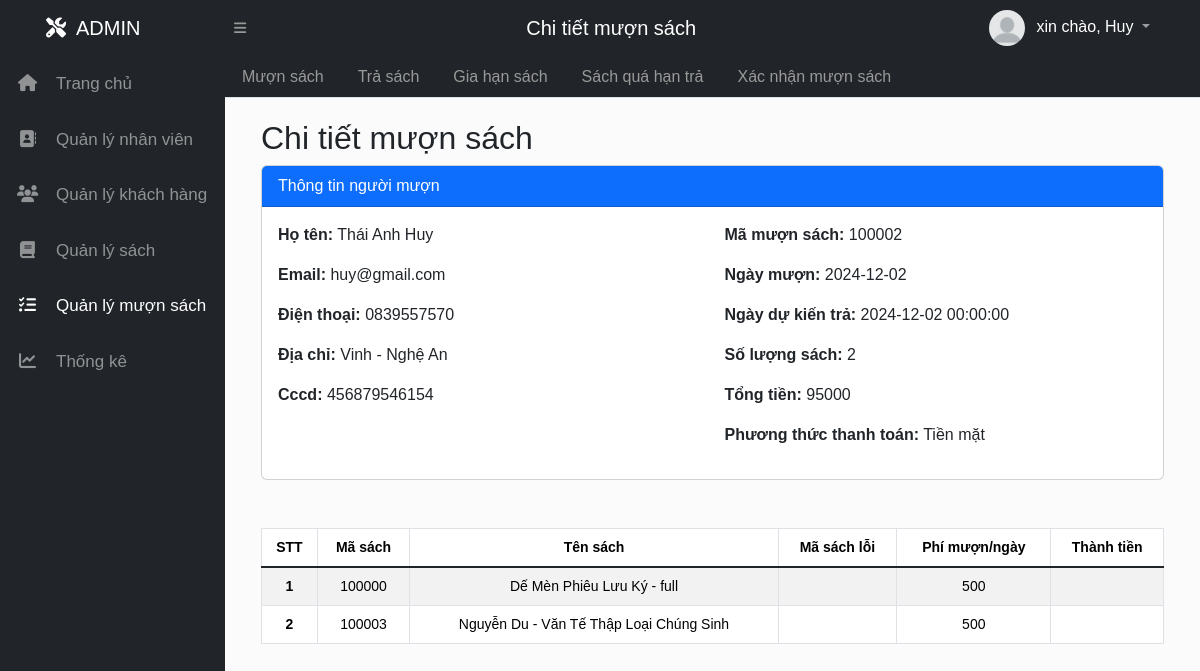
Page /Admin/ql_muon_sach/detail_view?mamuonsach=100002 (signed in) on the committed database.
### tables this page shows
CREATE TABLE `muonsach` (
  `MaMuonSach` int(11) NOT NULL AUTO_INCREMENT,
  `MaTaiKhoan` int(11) DEFAULT NULL,
  `NgayMuon` date DEFAULT curdate(),
  `NgayDuKienTra` datetime DEFAULT NULL,
  `HanTra` datetime DEFAULT NULL,
  `NgayGiaHan` datetime DEFAULT NULL,
  `NgayTraThuc` datetime DEFAULT NULL,
  `SoLuongSachMuon` int(3) DEFAULT 0,
  `TongTien` double DEFAULT 0,
  `TrangThai` enum('Đang mượn','Đã trả','Chờ xác nhận','Đang vận chuyển','Gia hạn') DEFAULT 'Đang mượn',
  `PhuongThucThanhToan` enum('Chuyển khoản','Tiền mặt','Tiền trong tài khoản thư viện') DEFAULT 'Tiền mặt',
  `CreatedAt` datetime DEFAULT current_timestamp(),
  `UpdatedAt` datetime DEFAULT current_timestamp() ON UPDATE current_timestamp(),
  PRIMARY KEY (`MaMuonSach`),
  KEY `MaTaiKhoan` (`MaTaiKhoan`),
  CONSTRAINT `muonsach_ibfk_1` FOREIGN KEY (`MaTaiKhoan`) REFERENCES `taikhoan` (`MaTaiKhoan`) ON DELETE CASCADE
);

CREATE TABLE `taikhoan` (
  `MaTaiKhoan` int(11) NOT NULL AUTO_INCREMENT,
  `TenDangNhap` varchar(50) DEFAULT NULL,
  `MatKhauHash` varchar(255) DEFAULT NULL,
  `MaVaiTro` int(11) DEFAULT 1,
  `MaTrangThai` int(11) DEFAULT 3,
  `HoTen` varchar(100) DEFAULT NULL,
  `Email` varchar(100) DEFAULT NULL,
  `Cccd` varchar(13) DEFAULT NULL,
  `DienThoai` varchar(20) DEFAULT NULL,
  `DiaChi` varchar(255) DEFAULT NULL,
  `URL_HinhNguoiDung` varchar(255) DEFAULT NULL,
  `CreatedAt` datetime DEFAULT current_timestamp(),
  `UpdatedAt` datetime DEFAULT current_timestamp() ON UPDATE current_timestamp(),
  PRIMARY KEY (`MaTaiKhoan`),
  UNIQUE KEY `TenDangNhap` (`TenDangNhap`),
  UNIQUE KEY `Email` (`Email`),
  UNIQUE KEY `Cccd` (`Cccd`),
  KEY `MaVaiTro` (`MaVaiTro`),
  KEY `MaTrangThai` (`MaTrangThai`),
  CONSTRAINT `taikhoan_ibfk_1` FOREIGN KEY (`MaVaiTro`) REFERENCES `vaitro` (`MaVaiTro`),
  CONSTRAINT `taikhoan_ibfk_2` FOREIGN KEY (`MaTrangThai`) REFERENCES `trangthai` (`MaTrangThai`)
);

CREATE TABLE `chitietmuonsach` (
  `MaChiTietMuon` int(11) NOT NULL AUTO_INCREMENT,
  `MaMuonSach` int(11) DEFAULT NULL,
  `MaSachCaBiet` int(11) DEFAULT 0,
  `MaSach` int(11) DEFAULT NULL,
  `GiaMuon_Ngay` double DEFAULT NULL,
  `ThanhTien` double DEFAULT NULL,
  `TrangThai` enum('Đang mượn','Đã trả','Gia hạn','Chờ xác nhận') DEFAULT 'Đang mượn',
  `CreatedAt` datetime DEFAULT current_timestamp(),
  `UpdatedAt` datetime DEFAULT current_timestamp() ON UPDATE current_timestamp(),
  PRIMARY KEY (`MaChiTietMuon`),
  KEY `MaSachCaBiet` (`MaSachCaBiet`),
  KEY `MaSach` (`MaSach`),
  KEY `chitietmuonsach_ibfk_1` (`MaMuonSach`),
  CONSTRAINT `chitietmuonsach_ibfk_1` FOREIGN KEY (`MaMuonSach`) REFERENCES `muonsach` (`MaMuonSach`) ON DELETE CASCADE,
  CONSTRAINT `chitietmuonsach_ibfk_2` FOREIGN KEY (`MaSachCaBiet`) REFERENCES `sachcabiet` (`MaSachCaBiet`) ON DELETE CASCADE,
  CONSTRAINT `chitietmuonsach_ibfk_3` FOREIGN KEY (`MaSach`) REFERENCES `sach` (`MaSach`) ON DELETE SET NULL
);

CREATE TABLE `sach` (
  `MaSach` int(11) NOT NULL AUTO_INCREMENT,
  `TenSach` varchar(255) DEFAULT NULL,
  `MoTa` text DEFAULT NULL,
  `NhaXuatBan` varchar(100) DEFAULT NULL,
  `NgayXuatBan` date DEFAULT NULL,
  `ISBN` varchar(20) DEFAULT NULL,
  `URL_HinhSach` varchar(255) DEFAULT NULL,
  `LuotLuu` int(11) DEFAULT 0,
  `LuotXem` int(11) DEFAULT 0,
  `LuotThich` int(11) DEFAULT 0,
  `CoLoi` tinyint(1) DEFAULT 0,
  `ViTriSach` varchar(100) DEFAULT NULL,
  `GhimSach` tinyint(1) DEFAULT 0,
  `MaBoSach` int(11) DEFAULT NULL,
  `TongSL` int(11) NOT NULL,
  `SLConLai` int(11) NOT NULL,
  `DonGia` double DEFAULT NULL,
  `CreatedAt` datetime DEFAULT current_timestamp(),
  `UpdatedAt` datetime DEFAULT current_timestamp() ON UPDATE current_timestamp(),
  PRIMARY KEY (`MaSach`),
  KEY `MaBoSach` (`MaBoSach`),
  CONSTRAINT `sach_ibfk_1` FOREIGN KEY (`MaBoSach`) REFERENCES `bosach` (`MaBoSach`) ON DELETE SET NULL
);

### View/Admin/index.php (called while the page is built, shortened)
<?php
    include('../../config.php');
    if (isset($_GET['mod'])) {
        switch ($_GET['mod']) {
            case 'ql_muon_sach':
                $ctrl_name = "c_ad_ql_muon_tra";
                break;
        }
        include_once '../../controller/c_admin/'.$ctrl_name.'.php';
    } else{
        header('Location: ?mod=home&act=home');
    }
?>

### Model/library.php (called while the page is built, shortened)
<?php
    function connectdb(){
        $servername = "localhost";
        $username   = "root";
        $password   = "";
        $dbname     = "ql_thuvien";
        $conn   = mysqli_connect($servername, $username, $password, $dbname);
        return $conn;
    }
    function get_one($sql)
    {
        $conn = connectdb();
        $result = mysqli_query($conn, $sql);
        $result = mysqli_fetch_assoc($result);
        return $result;
    }
?>

### Model/m_admin/m_ad_ql_muon_tra.php (called while the page is built, shortened)
<?php
include "../../Model/library.php";
    function get_One_MuonSach($mamuonsach){
        return get_one("SELECT * FROM muonsach
        LEFT JOIN taikhoan on muonsach.MaTaiKhoan = taikhoan.MaTaiKhoan
        WHERE MaMuonSach = $mamuonsach");
    }
    function get_chitiet_muonsach($mamuonsach){
        $conn = connectdb();
        $sql = "SELECT chitietmuonsach.*, sach.TenSach, sachcabiet.SoHieuBanSao
                FROM chitietmuonsach
                LEFT JOIN sach ON chitietmuonsach.MaSach = sach.MaSach
                LEFT JOIN muonsach ON chitietmuonsach.MaMuonSach = muonsach.MaMuonSach
                LEFT JOIN sachcabiet ON chitietmuonsach.MaSachCaBiet = sachcabiet.MaSachCaBiet
                WHERE chitietmuonsach.MaMuonSach = ?";
        $stmt = $conn->prepare($sql);
        $stmt->bind_param("i", $mamuonsach);
        $stmt->execute();
        $result = $stmt->get_result();
        $list = [];
        while ($row = $result->fetch_assoc()) {
            array_push($list, $row);
        }
        return $list;
    }
?>

### View/Admin/home/muontrasach/muonsach/detail_view.php (the view)
<div class="container mt-3 mb-3">
    <div class="row justify-content-center">
        <div class="col-md-12 ">
            <h2>Chi tiết mượn sách</h2>
            <div class="row">
                <div class="col-md-12">
                    <div class="card">
                        <div class="card-header bg-primary text-white">
                            Thông tin người mượn
                        </div>
                        <div class="card-body row">
                            <div class="col-md-6">
                                <p><strong>Họ tên:</strong> <?=$muonsach["HoTen"]?></p>
                                <p><strong>Email:</strong> <?=$muonsach["Email"]?></p>
                                <p><strong>Điện thoại:</strong> <?=$muonsach["DienThoai"]?></p>
                                <p><strong>Địa chỉ:</strong> <?=$muonsach["DiaChi"]?></p>
                                <p><strong>Cccd:</strong> <?=$muonsach["Cccd"]?></p>
                            </div>
                            <div class="col-md-6">
                                <p><strong>Mã mượn sách:</strong> <?=$muonsach["MaMuonSach"]?></p>
                                <p><strong>Ngày mượn:</strong> <?=$muonsach["NgayMuon"]?></p>
                                <p><strong>Ngày dự kiến trả:</strong> <?=$muonsach["NgayDuKienTra"]?></p>
                                <p><strong>Số lượng sách:</strong> <?=$muonsach["SoLuongSachMuon"]?></p>
                                <p><strong>Tổng tiền:</strong> <?=$muonsach["TongTien"]?></p>
                                <p><strong>Phương thức thanh toán:</strong> <?=$muonsach["PhuongThucThanhToan"]?></p>
                            </div>
                        </div>
                    </div>
                </div>
            </div>
            <div class="row justify-content-center mt-4 ">
                <div class="table-responsive">
                    <table class="table text-center table-hover mt-4 table-bordered table-striped small" id="borrowedBooksTable">
                        <thead class="thead-dark">
                            <tr>
                                <th scope="col">STT</th>
                                <th scope="col">Mã sách</th>
                                <th scope="col">Tên sách</th>
                                <th scope="col">Mã sách lỗi</th>
                                <th scope="col">Phí mượn/ngày</th>
                                <th scope="col">Thành tiền</th>
                            </tr>
                        </thead>
                        <tbody class="table-group-divider">
                            <?php $stt = 1;
                                foreach($details as $detail):
                            ?>
                            <tr>
                                <th scope="row"><div><?=$stt?></div></th>
                                <td><div class="hang1_table"><?=$detail["MaSach"]?></div></td>
                                <td><div class="hang1_table"><?=$detail["TenSach"]?></div></td>
                                <td><div class="hang1_table"><?=$detail["SoHieuBanSao"]?></div></td>
                                <td><div class="hang1_table"><?=$detail["GiaMuon_Ngay"]?></div></td>
                                <td><div class="hang1_table"><?=$detail["ThanhTien"]?></div></td>
                            </tr>
                            <?php $stt++; endforeach; ?>
                        </tbody>
                    </table>
                </div>
            </div>
        </div>
    </div>
</div>

### Assets/css/admin.css (style rules this page uses)
* { margin: 0; padding: 0; box-sizing: border-box; }
*, *::before, *::after { box-sizing: border-box; }
body { font-family: Arial, sans-serif; background-color: #e2e2e21f; justify-content: space-between; }
div { display: block; unicode-bidi: isolate; }
:root { --blue: #287bff; --white: #fff; --grey: #f5f5f5; --black1: #222; --black2: #999; --color-white: #fff; --color-header: #212529; --color-background-cursor: #444; --color-btn: #71be34; }
.table th, .table td { vertical-align: middle; word-wrap: break-word; }
.hang1_table { white-space: nowrap; overflow: hidden; text-overflow: ellipsis; }
.card { transition: transform 0.3s ease; }

### Assets/css/style.css (style rules this page uses)
.text-white { --tw-text-opacity: 1; color: rgb(255 255 255 / var(--tw-text-opacity)); }

### rows in the picture
muonsach: MaTaiKhoan.HoTen "Thái Anh Huy", MaTaiKhoan.Email "huy@gmail.com", MaTaiKhoan.DienThoai "0839557570", MaTaiKhoan.DiaChi "Vinh - Nghệ An", MaTaiKhoan.Cccd "456879546154", MaMuonSach "100002", NgayMuon "2024-12-02", NgayDuKienTra "2024-12-02 00:00:00", SoLuongSachMuon "2", TongTien "95000", PhuongThucThanhToan "Tiền mặt"
chitietmuonsach: MaSach "100000", MaSach.TenSach "Dế Mèn Phiêu Lưu Ký - full", GiaMuon_Ngay "500"
chitietmuonsach: MaSach "100003", MaSach.TenSach "Nguyễn Du - Văn Tế Thập Loại Chúng Sinh", GiaMuon_Ngay "500"

### other values in the picture
$title_bar "Chi tiết mượn sách"
$_SESSION['last_name_user'] "Huy"
